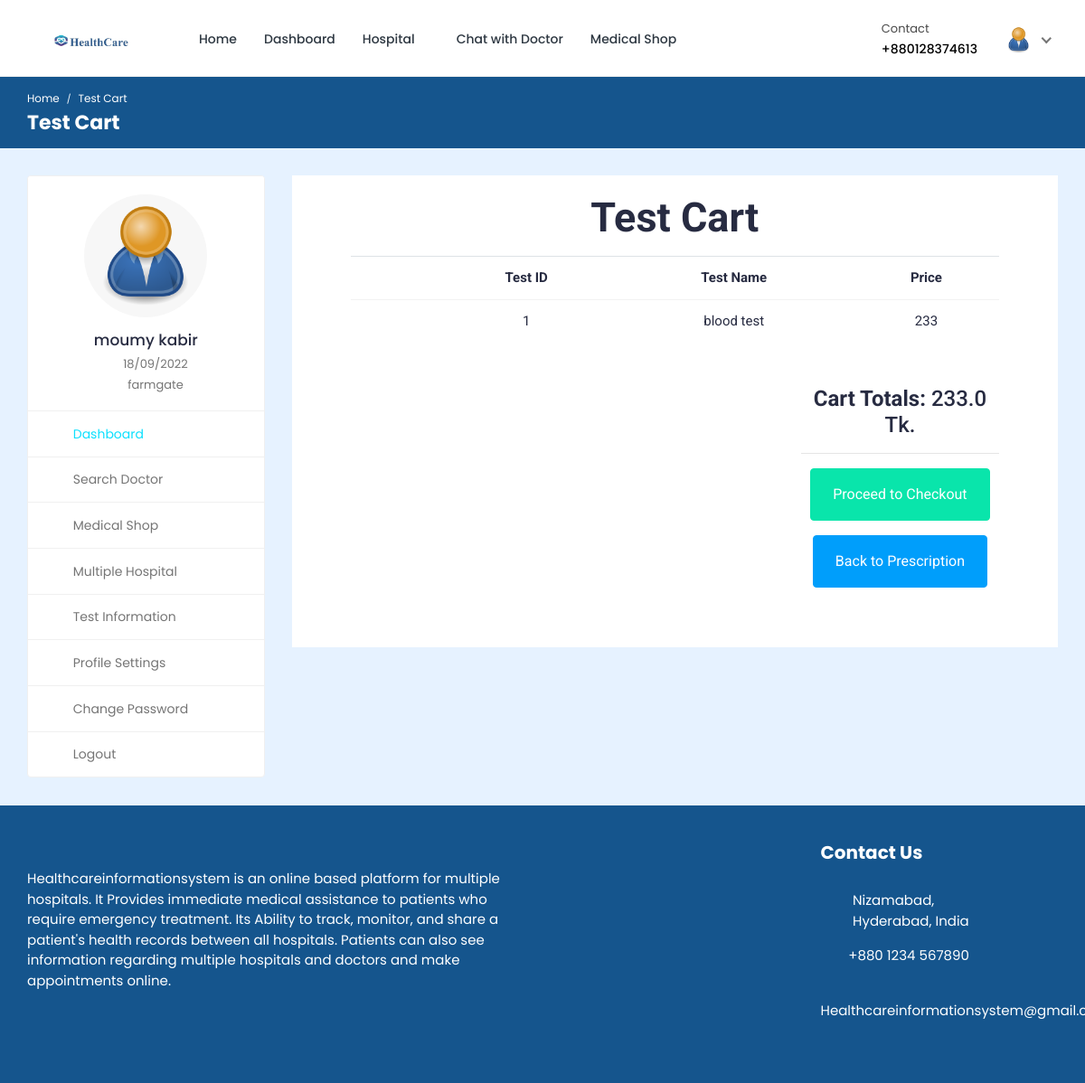
The page /test-cart/15/ (signed in) on the database its author committed.
### hospital/models.py (models this page shows, shortened)
class Patient(models.Model):
    patient_id = models.AutoField(primary_key=True)
    user = models.OneToOneField(User, on_delete=models.CASCADE, null=True, blank=True, related_name='patient')
    name = models.CharField(max_length=200, null=True, blank=True)
    username = models.CharField(max_length=200, null=True, blank=True)
    age = models.IntegerField(null=True, blank=True)
    email = models.EmailField(max_length=200, null=True, blank=True)
    phone_number = models.IntegerField(null=True, blank=True)
    address = models.CharField(max_length=200, null=True, blank=True)
    featured_image = models.ImageField(upload_to='patients/', default='patients/user-default.png', null=True, blank=True)
    blood_group = models.CharField(max_length=200, null=True, blank=True)
    history = models.CharField(max_length=200, null=True, blank=True)
    dob = models.CharField(max_length=200, null=True, blank=True)
    nid = models.CharField(max_length=200, null=True, blank=True)
    serial_number = models.CharField(max_length=200, null=True, blank=True)
    login_status = models.CharField(max_length=200, null=True, blank=True, default="offline")

### doctor/models.py (models this page shows, shortened)
class testCart(models.Model):
    user = models.ForeignKey(settings.AUTH_USER_MODEL, on_delete=models.CASCADE, related_name='test_cart')
    item = models.ForeignKey(Prescription_test, on_delete=models.CASCADE)
    name = models.CharField(default='test', max_length=200)
    purchased = models.BooleanField(default=False)
    created = models.DateTimeField(auto_now_add=True)
    updated = models.DateTimeField(auto_now=True)
    def get_total(self):
        total = self.item.test_info_price
        return total

class Prescription_test(models.Model):
    prescription = models.ForeignKey(Prescription, on_delete=models.CASCADE, null=True, blank=True)
    test_id = models.AutoField(primary_key=True)
    test_name = models.CharField(max_length=200, null=True, blank=True)
    test_description = models.TextField(null=True, blank=True)
    test_info_id = models.CharField(max_length=200, null=True, blank=True)
    test_info_price = models.CharField(max_length=200, null=True, blank=True)
    test_info_pay_status = models.CharField(max_length=200, null=True, blank=True)
    """
    (create prescription)
    doctor input --> test_id
    using test_id --> retrive price
    store price in prescription_test column
    """

class testOrder(models.Model):
    orderitems = models.ManyToManyField(testCart)
    user = models.ForeignKey(settings.AUTH_USER_MODEL, on_delete=models.CASCADE)
    ordered = models.BooleanField(default=False)
    created = models.DateTimeField(auto_now_add=True)
    payment_status = models.CharField(max_length=200, blank=True, null=True)
    trans_ID = models.CharField(max_length=200, blank=True, null=True)
    def get_totals(self):
        total = 0
        for order_item in self.orderitems.all():
            total += float(order_item.get_total())
        return total

### hospital/views.py (the view)
# urls.py: path('test-cart/<int:pk>/', views.test_cart, name='test-cart'),
@csrf_exempt
@login_required(login_url="login")
def test_cart(request, pk):
    if request.user.is_authenticated and request.user.is_patient:
        prescription = Prescription.objects.filter(prescription_id=pk)
        patient = Patient.objects.get(user=request.user)
        prescription_test = Prescription_test.objects.all()
        test_carts = testCart.objects.filter(user=request.user, purchased=False)
        test_orders = testOrder.objects.filter(user=request.user, ordered=False)
        if test_carts.exists() and test_orders.exists():
            test_order = test_orders[0]
            context = {'test_carts': test_carts,'test_order': test_order, 'patient': patient, 'prescription_test':prescription_test, 'prescription_id':pk}
            return render(request, 'test-cart.html', context)
        else:
            context = {'patient': patient,'prescription_test':prescription_test}
            return render(request, 'prescription-view.html', context)
    else:
        logout(request)
        messages.info(request, 'Not Authorized')
        return render(request, 'patient-login.html')

### templates/test-cart.html (shortened to what this page needs)
{% load static %}
<!DOCTYPE html>
<html lang="en">
<head>
	<link rel="stylesheet" href="{% static 'HealthStack-System/css/Normal/bootstrap.min.css' %}">
	<link rel="stylesheet" href="{% static 'HealthStack-System/plugins/Normal/fontawesome/css/fontawesome.min.css' %}">
	<link rel="stylesheet" href="{% static 'HealthStack-System/plugins/Normal/fontawesome/css/all.min.css' %}">
	<link rel="stylesheet" href="{% static 'HealthStack-System/css/Normal/style.css' %}">
	<link rel="stylesheet"href="{% static 'HealthStack-System/css/Normal/hospital.css' %}">
	<link rel="stylesheet"href="{% static 'HealthStack-System/css/Normal/search2.css' %}">
	<link rel="stylesheet" href="{% static 'HealthStack-System\pharmacy_assets\css\icomoon.css'%}">
	</head>
	<body>
		<div class="main-wrapper">
			<header class="header">
				{% if user.is_authenticated and user.is_patient %}
				{% include 'patient_navbar.html' %}
				{% endif %}
			</header>
			<div class="breadcrumb-bar">
				<div class="container-fluid">
					<div class="row align-items-center">
						<div class="col-md-6 col-6">
							<nav aria-label="breadcrumb" class="page-breadcrumb">
								<ol class="breadcrumb">
									{% if user.is_authenticated and user.is_patient %}
									<li class="breadcrumb-item"><a href="{% url 'patient-dashboard' %}">Home</a></li>
									{% endif %}
									<li class="breadcrumb-item active" aria-current="page">Test Cart</li>
								</ol>
							</nav>
							<h2 class="breadcrumb-title">Test Cart</h2>
						</div>
					</div>
				</div>
			</div>
			<div class="content">
				<div class="container-fluid">
					<div class="row">
						<div class="col-md-5 col-lg-4 col-xl-3 theiaStickySidebar">
							<div>
								{% if user.is_authenticated and user.is_patient %}
								{% include 'patient-sidebar.html' %}
								{% endif %}
							</div>
						</div>
						<div class="col-md-7 col-lg-8 col-xl-9">
							<section class="wrapper" style="height: 0px;">
								<div class="container-fostrap" style="padding-top: 0px;">
									<h1 class="card-title" style="text-align: center;font-size: 45px;">Test Cart</h1>
                                    <section class="ftco-section ftco-cart">
                                        <div class="container">
                                          <div class="row">
                                            <div class="col-md-12 ftco-animate">
                                              <div class="cart-list">
                                                <table class="table">
                                                  <thead class="thead-primary">
                                                    <tr class="text-center">
													  <th></th>
													  <th>Test ID</th>
                                                      <th>Test Name</th>
                                                      <th>Price</th>
                                                    </tr>
                                                  </thead>
                                                  <tbody>
													{% for test in test_carts %}
                                                      <tr class="text-center">
                                                        <td class="product-remove"><a href="{% url 'test-remove-cart' pk=test.item_id %}"><span class="icon-close"></span></a></td>
														<td>{{test.item.test_info_id}}</td>
														<td>{{test.item.test_name}}</td>
														<td class="price">{{test.item.test_info_price}}</td>
                                                      </tr>
													  {% endfor %}
                                                  </tbody>
                                                </table>
                                              </div>
                                            </div>
                                          </div>
                                          <div class="row justify-content-end">
                                            <div class="col col-lg-4 col-md-6 mt-5 cart-wrap ftco-animate">
                                              <div class="cart-total mb-3">
                                                <h3><b>Cart Totals: </b><span>{{ test_order.get_totals }} Tk.</span></h3>
                                                <hr>
                                              </div>
                                              	<p class="text-center"><a href="{% url 'ssl-payment-request-test' pk=test_order.user.patient.patient_id id=test_order.id pk2=prescription_id %}" class="btn btn-primary py-3 px-4">Proceed to
                                                  Checkout</a></p>
												<p class="text-center"><a href="" class="btn btn-info py-3 px-4">Back to Prescription</a></p>
                                            </div>
                                          </div>
                                        </div>
                                      </section>
								</div>
							</section>
						</div>
					</div>
				</div>
			</div>
			{% include 'footer.html' %}
		</div>
	</body>
</html>

### templates/patient_navbar.html (shortened to what this page needs)
{% load static %}
<nav class="navbar navbar-expand-lg header-nav">
  <div class="navbar-header">
    <a href="{% url 'hospital_home'%}" class="navbar-brand logo">
      <img
        src="{% static 'HealthStack-System/images/Normal/logo.jpg' %}"
        class="img-fluid"
        alt="Logo"
      />
    </a>
  </div>
  <div class="main-menu-wrapper">
    <ul class="main-nav">
      <li>
        <a href="{% url 'hospital_home'%}">Home</a>
      </li>
      <li>
        <a href="{% url 'patient-dashboard' %}">Dashboard</a>
      </li>
      <li class="has-submenu">
        <a href="#">Hospital <i class="fas fa-chevron-down"></i></a>
      </li>
      {% if user.is_authenticated and user.is_patient %}
      <li>
        <a href="{% url 'chat-home' pk=user.id %}">Chat with Doctor</a>
      </li>
      {% endif %}
      <li>
        <a href="{% url 'pharmacy_shop' %}">Medical Shop</a>
      </li>
    </ul>
  </div>
  <ul class="nav header-navbar-rht">
    <li class="nav-item contact-item">
      <div class="header-contact-img">
        <i class="far fa-hospital"></i>
      </div>
      <div class="header-contact-detail">
        <p class="contact-header">Contact</p>
        <p class="contact-info-header">+880{{patient.phone_number}}</p>
      </div>
    </li>
    <li class="nav-item dropdown has-arrow logged-item">
      <a href="#" class="dropdown-toggle nav-link" data-toggle="dropdown">
        <span class="user-img">
          <img
            class="rounded-circle"
            src="{{patient.featured_image.url}}"
            width="31"
            alt="Richard Wilson"
          />
        </span>
      </a>
    </li>
  </ul>
</nav>

### templates/patient-sidebar.html
{% load static %}
    <div class="profile-sidebar">
      <div class="widget-profile pro-widget-content">
        <div class="profile-info-widget">
          <a href="#" class="booking-doc-img">
            <img
              src="{{ patient.featured_image.url }}"
              alt="User Image"
            />
          </a>
          <div class="profile-det-info">
            <h3>{{patient.name}}</h3>
            <div class="patient-details">
              <h5>
                <i class="fas fa-birthday-cake"></i> {{ patient.dob }}
              </h5>
              <h5 class="mb-0">
                <i class="fas fa-map-marker-alt"></i>
                {{ patient.address }}
              </h5>
            </div>
          </div>
        </div>
      </div>
      <div class="dashboard-widget">
        <nav class="dashboard-menu sidebar">
          <ul>
            <li class="active">
              <a href="{% url 'patient-dashboard' %}">
                <i class="fas fa-columns"></i>
                <span>Dashboard</span>
              </a>
            </li>
            <li class="nav-item has-submenu">
              <a href="{% url 'search' %}">
                <i class="fas fa-user-md"></i>
                <span>Search Doctor</span>
              </a>
            </li>
            <li class="has-submenu">
              <a href="{% url 'pharmacy_shop' %}" class="nav-link">
                <i class="fas fa-capsules"></i>
                <span>Medical Shop</span>
              </a>
            </li>
            <li>
                <a href="{% url 'multiple-hospital' %}">
                  <i class="fas fa-hospital"></i>
                  <span>Multiple Hospital</span>
                </a>
            </li>
            <li>
              <a href="{% url 'doctor-test-list'%}" target="_blank">
                <i class="fas fa-hourglass-start"></i>
                <span>Test Information</span>
              </a>
            </li>
            <li>
              <a href="{% url 'profile-settings' %}">
                <i class="fas fa-user-cog"></i>
                <span>Profile Settings</span>
              </a>
            </li>
            <li>
              <a href="{% url 'change-password' pk=user.id%}">
                <i class="fas fa-lock"></i>
                <span>Change Password</span>
              </a>
            </li>
            <li>
              <a href="{% url 'logout' %}">
                <i class="fas fa-sign-out-alt"></i>
                <span>Logout</span>
              </a>
            </li>
          </ul>
        </nav>
      </div>
    </div>

### static/HealthStack-System/css/Normal/hospital.css (style rules this page uses)
.wrapper { display: table; height: 100%; width: 100%; }
.container-fostrap { -moz-box-sizing: border-box; box-sizing: border-box; height: 100%; width: 100%; background: #FFF; font-family: 'Roboto', sans-serif; font-weight: 400; display: table-cell; padding: 50px; text-align: center; vertical-align: middle; }
.card-title { margin-top:0px; font-weight: 700; font-size: 1.65em; text-align: center; padding-top: 20px; }

### static/HealthStack-System/pharmacy_assets/css/icomoon.css (style rules this page uses)
[class^="icon-"], [class*=" icon-"] { font-family: 'icomoon' !important; speak: none; font-style: normal; font-weight: normal; font-variant: normal; text-transform: none; line-height: 1; -webkit-font-smoothing: antialiased; -moz-osx-font-smoothing: grayscale; }
.icon-close:before { content: "\f00d"; }

### rows shown on the page
Patient: phone_number "128374613", featured_image (picture), name "moumy kabir", dob "18/09/2022", address "farmgate"
testCart: item.test_info_id "1", item.test_name "blood test", item.test_info_price "233"
testOrder: get_totals "233.0"
